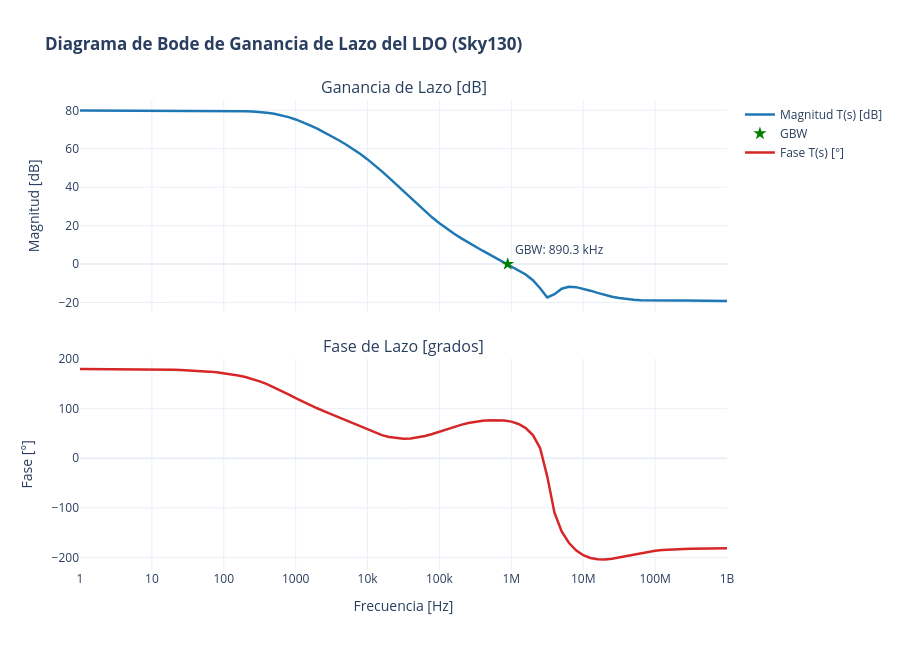

Here is the notebook cell this chart was saved with:
### Markdown cell above
# Caracterización Integral y Cálculo de Área TOTAL del Regulador LDO (Sky130)
---
Este cuaderno realiza la caracterización completa del Regulador de Baja Caída de Tensión (**LDO**) definido en `ldo_tb.sch` y `LDO.sch`, leyendo las simulaciones y netlists de `/headless/.xschem/simulations/`:

1. **Lector Nativo en Python Estándar de Archivos RAW:**
   - Carga y procesamiento directo de `LDO_ac.raw`, `LDO_trans.raw` y `LDO_op.raw`.

2. **Ganancia de Lazo Abierto $T(s)$ y Estabilidad (Respuesta AC):**
   - Extracción de **Ganancia de Lazo DC ($A_{v0}$)**, **Frecuencia de Corte ($f_{-3dB}$)**, **Frecuencia de Ganancia Unitaria ($GBW$)** y **Margen de Fase ($PM$)**.
   - Diagrama de Bode interactivo en Plotly con **escala logarítmica explícita en ambos subgráficos** (magnitud de lazo y fase de lazo).

3. **Respuesta Transitoria a Escalón de Carga (.TRAN):**
   - Análisis de la tensión de salida $V_{out}(t)$ ante escalones de corriente de carga $I_{load}(t)$ (de $1\text{ mA}$ a $50\text{ mA}$), calculando caídas transitorias (*undershoot/overshoot*) y regulación.

4. **Punto de Operación (.OP) del Transistor de Paso y Amplificador:**
   - Verificación de la región de operación del transistor de paso PMOS LVT ($M_1$) y de todos los transistores del amplificador de error.

5. **Cálculo del ÁREA TOTAL de Todo el LDO:**
   - Escaneo completo de `/headless/.xschem/simulations/LDO.spice` y `OTA.spice` para sumar el **área física de TODOS los bloques del regulador**: Transistor de paso $M_1$, resistencias divisoras de realimentación $R_1, R_2$, capacitor de compensación del LDO $C_1$, y todos los transistores, resistencias y capacitores del amplificador de error OTA.

### Code cell
# ==============================================================================
# ENCABEZADO: Respuesta en Frecuencia del Lazo T(s) y Diagrama de Bode (Plotly)
# DESCRIPCIÓN: Lee LDO_ac.raw desde /headless/.xschem/simulations/ usando Python
#              estándar y aplica eje logarítmico a ambos subgráficos de lazo.
# ==============================================================================

import subprocess
import os
import numpy as np
import plotly.graph_objects as go
from plotly.subplots import make_subplots

# ── 1. Rutas de Simulaciones ──────────────────────────────────────────────────
sim_dir = "/headless/.xschem/simulations"
xschem_dir = "/foss/designs/LDO-sky130/xschem"
sch_file = f"{xschem_dir}/ldo_tb.sch"

if not os.path.exists(sim_dir):
    os.makedirs(sim_dir, exist_ok=True)

subprocess.run(f"export PDK=sky130A && /foss/tools/bin/xschem -n -q -o {sim_dir} {sch_file}", shell=True)
subprocess.run(f"cd {sim_dir} && /foss/tools/bin/ngspice -b {sim_dir}/ldo_tb.spice", shell=True)

# ── 2. Lector Nativo RAW ASCII de NGspice en Python Estándar ───────────────────
def read_ngspice_raw_ascii(filepath):
    with open(filepath, 'r') as f:
        lines = f.readlines()
        
    num_vars = 0
    is_complex = False
    var_names = []
    idx = 0
    
    while idx < len(lines):
        line = lines[idx].strip()
        if line.startswith('Flags:'):
            if 'complex' in line.lower():
                is_complex = True
        elif line.startswith('No. Variables:'):
            num_vars = int(line.split(':')[1].strip())
        elif line.startswith('Variables:'):
            idx += 1
            for _ in range(num_vars):
                parts = lines[idx].strip().split()
                var_names.append(parts[1])
                idx += 1
            continue
        elif line.startswith('Values:'):
            idx += 1
            break
        idx += 1
        
    data = {v: [] for v in var_names}
    current_pt = 0
    
    while idx < len(lines):
        line = lines[idx].strip()
        if not line:
            idx += 1
            continue
        parts = line.split('\t')
        val_str = parts[1].strip() if len(parts) >= 2 else line
        
        if is_complex:
            if ',' in val_str:
                r, i = map(float, val_str.split(','))
                val = complex(r, i)
            else:
                val = complex(float(val_str), 0.0)
        else:
            val = float(val_str)
            
        var_name = var_names[current_pt % num_vars]
        data[var_name].append(val)
        current_pt += 1
        idx += 1
        
    for k in data:
        data[k] = np.array(data[k])
    return data

# ── 3. Procesamiento de Ganancia de Lazo T(s) ──────────────────────────────────
raw_ac_path = os.path.join(sim_dir, "LDO_ac.raw")
if not os.path.exists(raw_ac_path):
    raw_ac_path = os.path.join(xschem_dir, "LDO_ac.raw")

ac_data = read_ngspice_raw_ascii(raw_ac_path)
freq = np.real(ac_data['frequency'])

# Ganancia de lazo T(s) = v(x1.vre) / v(x1.net3)
vre = ac_data['v(x1.vre)']
net3 = ac_data['v(x1.net3)']
t_loop = vre / net3

mag_db = 20 * np.log10(np.abs(t_loop) + 1e-18)
phase_rad = np.angle(t_loop)
phase_unwrap_rad = np.unwrap(phase_rad)
phase_deg = np.rad2deg(phase_unwrap_rad)

# ── 4. Métricas de Estabilidad AC por Interpolación Lineal ────────────────────
av0_db = mag_db[0]
av0_lin = 10**(av0_db / 20.0)

idx_mono = np.where(freq >= 100)[0]
target_3db = av0_db - 3.0

f_3db = float(np.interp(target_3db, mag_db[idx_mono][::-1], freq[idx_mono][::-1]))
f_gbw = float(np.interp(0.0, mag_db[idx_mono][::-1], freq[idx_mono][::-1]))
ph_at_gbw = float(np.interp(f_gbw, freq, phase_deg))

# Margen de fase del LDO
pm = ph_at_gbw if ph_at_gbw > 0 else (180.0 + ph_at_gbw)

print("=== RESULTADOS DE ESTABILIDAD EN LAZO ABIERTO DEL LDO ===")
print(f"Ganancia de Lazo DC (Av0):      {av0_db:.2f} dB ({av0_lin:.2f} V/V)")
print(f"Frecuencia de Corte (-3dB):    {f_3db/1e3:.2f} kHz")
print(f"Ancho de Banda GBW (0 dB):     {f_gbw/1e3:.2f} kHz ({f_gbw/1e6:.2f} MHz)")
print(f"Fase en GBW:                   {ph_at_gbw:.2f}°")
print(f"Margen de Fase (PM):           {pm:.2f}°")

# ── 5. Diagrama de Bode de la Ganancia de Lazo T(s) con Eje Logarítmico en Ambos Subgráficos ──
fig = make_subplots(rows=2, cols=1, shared_xaxes=True,
                    vertical_spacing=0.1,
                    subplot_titles=("Ganancia de Lazo [dB]", "Fase de Lazo [grados]"))

fig.add_trace(go.Scatter(x=freq, y=mag_db, mode='lines', name='Magnitud T(s) [dB]', line=dict(color='#1f77b4', width=2.5)), row=1, col=1)
if not np.isnan(f_gbw):
    fig.add_trace(go.Scatter(x=[f_gbw], y=[0], mode='markers+text', name='GBW',
                             text=[f'GBW: {f_gbw/1e3:.1f} kHz'], textposition='top right',
                             marker=dict(color='green', size=10, symbol='star')), row=1, col=1)

fig.add_trace(go.Scatter(x=freq, y=phase_deg, mode='lines', name='Fase T(s) [°]', line=dict(color='#d62728', width=2.5)), row=2, col=1)

# Aplicar escala logarítmica explícitamente a ambos ejes X
fig.update_xaxes(type="log", row=1, col=1)
fig.update_xaxes(type="log", title_text="Frecuencia [Hz]", row=2, col=1)

fig.update_yaxes(title_text="Magnitud [dB]", row=1, col=1)
fig.update_yaxes(title_text="Fase [°]", row=2, col=1)

fig.update_layout(height=650, title_text="<b>Diagrama de Bode de Ganancia de Lazo del LDO (Sky130)</b>", template="plotly_white")
fig.show()

### Figure 1 — Plotly figure (JSON) as saved in the notebook; plotly's stock layout.template omitted (floating-point values rounded to 4 significant figures)
{"data": [{"line": {"color": "#1f77b4", "width": 2.5}, "mode": "lines", "name": "Magnitud T(s) [dB]", "type": "scatter", "x": [1.0, 1.259, 1.585, 1.995, 2.512, 3.162, 3.981, 5.012, 6.31, 7.943, 10.0, 12.59, 15.85, 19.95, 25.12, 31.62, 39.81, 50.12, 63.1, 79.43, 100.0, 125.9, 158.5, 199.5, 251.2, 316.2, 398.1, 501.2, 631.0, 794.3, 1000.0, 1259.0, 1585.0, 1995.0, 2512.0, 3162.0, 3981.0, 5012.0, 6310.0, 7943.0, 10000.0, 12590.0, 15850.0, 19950.0, 25120.0, 31620.0, 39810.0, 50120.0, 63100.0, 79430.0, 100000.0, 125900.0, 158500.0, 199500.0, 251200.0, 316200.0, 398100.0, 501200.0, 631000.0, 794300.0, 1000000.0, 1259000.0, 1585000.0, 1995000.0, 2512000.0, 3162000.0, 3981000.0, 5012000.0, 6310000.0, 7943000.0, 10000000.0, 12590000.0, 15850000.0, 19950000.0, 25120000.0, 31620000.0, 39810000.0, 50120000.0, 63100000.0, 79430000.0, 100000000.0, 125900000.0, 158500000.0, 199500000.0, 251200000.0, 316200000.0, 398100000.0, 501200000.0, 631000000.0, 794300000.0, 1000000000.0], "xaxis": "x", "y": [79.88, 79.88, 79.88, 79.88, 79.88, 79.88, 79.88, 79.88, 79.88, 79.88, 79.88, 79.88, 79.88, 79.88, 79.88, 79.88, 79.87, 79.86, 79.85, 79.83, 79.8, 79.76, 79.68, 79.57, 79.4, 79.13, 78.75, 78.2, 77.45, 76.47, 75.26, 73.83, 72.22, 70.46, 68.57, 66.57, 64.46, 62.22, 59.83, 57.25, 54.47, 51.47, 48.26, 44.87, 41.37, 37.8, 34.24, 30.75, 27.38, 24.18, 21.2, 18.43, 15.86, 13.47, 11.2, 9.034, 6.94, 4.901, 2.902, 0.9266, -1.06, -3.133, -5.462, -8.396, -12.56, -17.38, -15.68, -12.83, -11.85, -12.02, -12.81, -13.86, -15.0, -16.07, -16.99, -17.73, -18.26, -18.62, -18.83, -18.94, -18.98, -18.99, -18.99, -18.99, -19.0, -19.02, -19.05, -19.09, -19.13, -19.17, -19.2], "yaxis": "y"}, {"marker": {"color": "green", "size": 10, "symbol": "star"}, "mode": "markers+text", "name": "GBW", "text": ["GBW: 890.3 kHz"], "textposition": "top right", "type": "scatter", "x": [890300.0], "xaxis": "x", "y": [0], "yaxis": "y"}, {"line": {"color": "#d62728", "width": 2.5}, "mode": "lines", "name": "Fase T(s) [°]", "type": "scatter", "x": [1.0, 1.259, 1.585, 1.995, 2.512, 3.162, 3.981, 5.012, 6.31, 7.943, 10.0, 12.59, 15.85, 19.95, 25.12, 31.62, 39.81, 50.12, 63.1, 79.43, 100.0, 125.9, 158.5, 199.5, 251.2, 316.2, 398.1, 501.2, 631.0, 794.3, 1000.0, 1259.0, 1585.0, 1995.0, 2512.0, 3162.0, 3981.0, 5012.0, 6310.0, 7943.0, 10000.0, 12590.0, 15850.0, 19950.0, 25120.0, 31620.0, 39810.0, 50120.0, 63100.0, 79430.0, 100000.0, 125900.0, 158500.0, 199500.0, 251200.0, 316200.0, 398100.0, 501200.0, 631000.0, 794300.0, 1000000.0, 1259000.0, 1585000.0, 1995000.0, 2512000.0, 3162000.0, 3981000.0, 5012000.0, 6310000.0, 7943000.0, 10000000.0, 12590000.0, 15850000.0, 19950000.0, 25120000.0, 31620000.0, 39810000.0, 50120000.0, 63100000.0, 79430000.0, 100000000.0, 125900000.0, 158500000.0, 199500000.0, 251200000.0, 316200000.0, 398100000.0, 501200000.0, 631000000.0, 794300000.0, 1000000000.0], "xaxis": "x2", "y": [179.9, 179.9, 179.9, 179.8, 179.8, 179.7, 179.7, 179.6, 179.5, 179.3, 179.2, 179.0, 178.7, 178.3, 177.9, 177.4, 176.7, 175.8, 174.8, 173.4, 171.7, 169.6, 167.0, 163.8, 159.8, 155.1, 149.5, 143.2, 136.2, 128.8, 121.4, 114.2, 107.3, 100.8, 94.63, 88.59, 82.57, 76.43, 70.14, 63.76, 57.49, 51.65, 46.61, 42.71, 40.17, 39.13, 39.62, 41.55, 44.76, 48.93, 53.68, 58.58, 63.26, 67.42, 70.92, 73.69, 75.68, 76.86, 77.14, 76.29, 73.88, 69.17, 60.88, 46.67, 20.59, -37.03, -110.0, -147.9, -170.6, -185.7, -195.6, -201.4, -204.0, -204.2, -202.6, -200.0, -196.8, -193.6, -190.8, -188.4, -186.5, -185.1, -184.2, -183.5, -183.0, -182.7, -182.5, -182.3, -182.1, -181.9, -181.7], "yaxis": "y2"}], "layout": {"annotations": [{"font": {"size": 16}, "showarrow": false, "text": "Ganancia de Lazo [dB]", "x": 0.5, "xanchor": "center", "xref": "paper", "y": 1, "yanchor": "bottom", "yref": "paper"}, {"font": {"size": 16}, "showarrow": false, "text": "Fase de Lazo [grados]", "x": 0.5, "xanchor": "center", "xref": "paper", "y": 0.45, "yanchor": "bottom", "yref": "paper"}], "height": 650, "title": {"text": "<b>Diagrama de Bode de Ganancia de Lazo del LDO (Sky130)</b>"}, "xaxis": {"anchor": "y", "domain": [0, 1], "matches": "x2", "showticklabels": false, "type": "log"}, "xaxis2": {"anchor": "y2", "domain": [0, 1], "title": {"text": "Frecuencia [Hz]"}, "type": "log"}, "yaxis": {"anchor": "x", "domain": [0.55, 1], "title": {"text": "Magnitud [dB]"}}, "yaxis2": {"anchor": "x2", "domain": [0, 0.45], "title": {"text": "Fase [°]"}}}}
